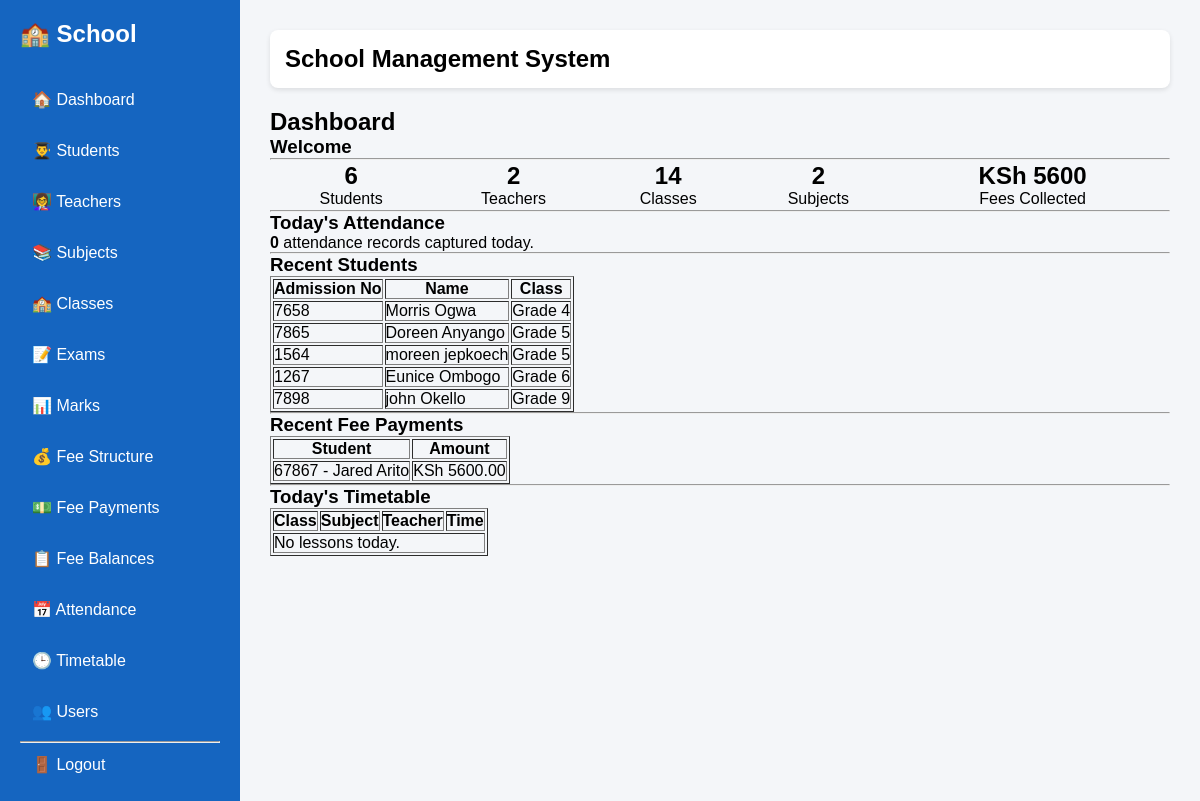
The page / (signed in) on the database as committed earlier.
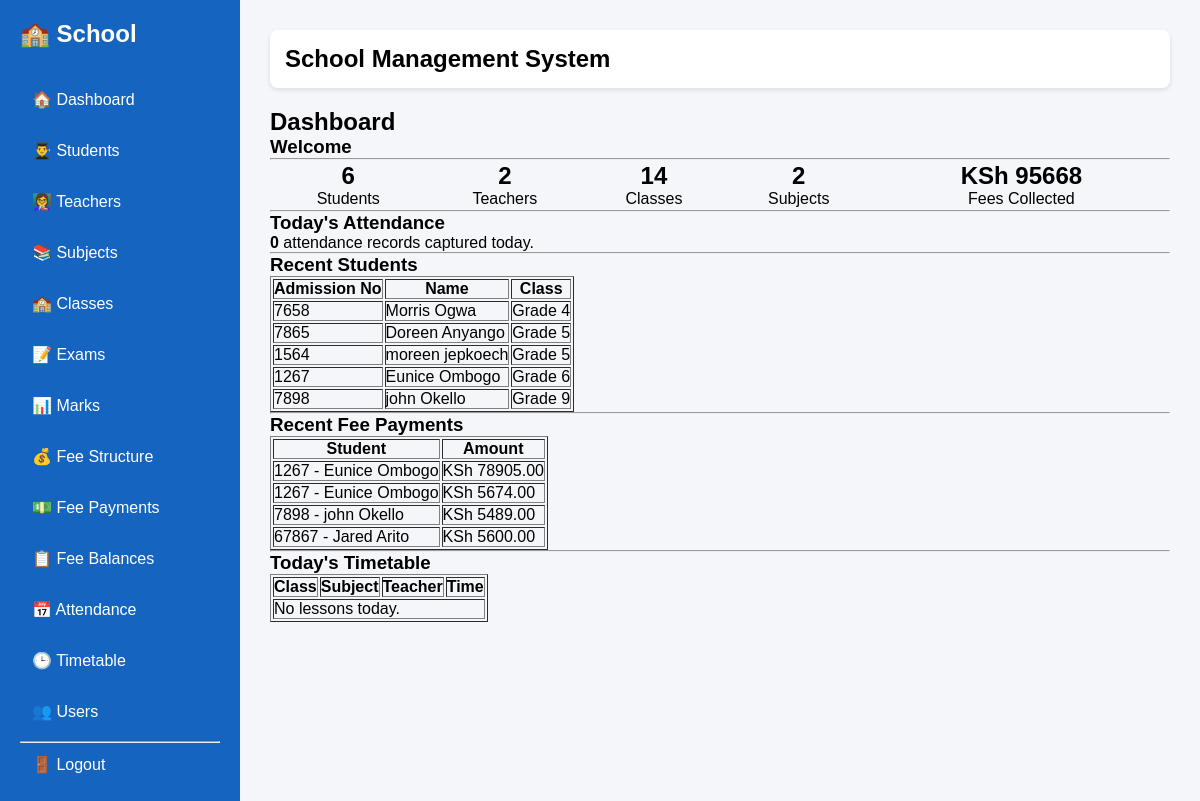
The same page on the database as committed later.
### students/models.py (models this page shows, shortened)
class Student(models.Model):
    admission_number = models.CharField(max_length=20, unique=True)
    first_name = models.CharField(max_length=100)
    last_name = models.CharField(max_length=100)
    gender = models.CharField(
        max_length=10,
        choices=[
            ("Male", "Male"),
            ("Female", "Female"),
        ],
    )
    date_of_birth = models.DateField()
    school_class = models.ForeignKey(
        SchoolClass,
        on_delete=models.SET_NULL,
        null=True,
        blank=True,
        related_name="students",
    )
    parent_name = models.CharField(max_length=100)
    phone = models.CharField(max_length=20)
    def __str__(self):
        return f"{self.admission_number} - {self.first_name} {self.last_name}"

class SchoolClass(models.Model):
    name = models.CharField(max_length=50, unique=True)
    class_teacher = models.ForeignKey(
        Teacher,
        on_delete=models.SET_NULL,
        null=True,
        blank=True,
        related_name="class_teacher_for",
    )
    def __str__(self):
        return self.name

class FeePayment(models.Model):
    student = models.ForeignKey(
        Student,
        on_delete=models.CASCADE,
    )
    payment_date = models.DateField(auto_now_add=True)
    amount_paid = models.DecimalField(
        max_digits=10,
        decimal_places=2,
    )
    receipt_number = models.CharField(
        max_length=50,
        unique=True,
    )
    mpesa_receipt = models.CharField(
        max_length=30,
        blank=True,
        null=True,
    )
    phone_number = models.CharField(
        max_length=20,
        blank=True,
        null=True,
    )
    payment_method = models.CharField(
        max_length=20,
        default="Cash",
    )

### students/views.py (the view)
# urls.py: path("", views.home, name="home"),
@login_required
def home(request):
    school = SchoolProfile.objects.first()
    total_students = Student.objects.count()
    total_teachers = Teacher.objects.count()
    total_classes = SchoolClass.objects.count()
    total_subjects = Subject.objects.count()
    total_fee_paid = (
        FeePayment.objects.aggregate(
            total=Sum("amount_paid")
        )["total"] or 0
    )
    attendance_today = Attendance.objects.filter(
        date=date.today()
    ).count()
    upcoming_exams = Exam.objects.order_by("-year", "term")[:5]
    recent_students = Student.objects.order_by("-id")[:5]
    recent_payments = FeePayment.objects.order_by("-id")[:5]
    today_timetable = Timetable.objects.filter(
        day=date.today().strftime("%A")
    )
    context = {
        "school": school,
        "total_students": total_students,
        "total_teachers": total_teachers,
        "total_classes": total_classes,
        "total_subjects": total_subjects,
        "total_fee_paid": total_fee_paid,
        "attendance_today": attendance_today,
        "upcoming_exams": upcoming_exams,
        "recent_students": recent_students,
        "recent_payments": recent_payments,
        "today_timetable": today_timetable,
    }
    return render(request, "students/home.html", context)

### templates/students/home.html
{% extends "base.html" %}
{% block content %}
<h2>Dashboard</h2>
<h3>Welcome{% if user.first_name %}, {{ user.first_name }}{% endif %}</h3>
<hr>
<table width="100%">
<tr>
<td align="center">
<h2>{{ total_students }}</h2>
Students
</td>
<td align="center">
<h2>{{ total_teachers }}</h2>
Teachers
</td>
<td align="center">
<h2>{{ total_classes }}</h2>
Classes
</td>
<td align="center">
<h2>{{ total_subjects }}</h2>
Subjects
</td>
<td align="center">
<h2>KSh {{ total_fee_paid }}</h2>
Fees Collected
</td>
</tr>
</table>
<hr>
<h3>Today's Attendance</h3>
<p>
<b>{{ attendance_today }}</b>
attendance records captured today.
</p>
<hr>
<h3>Recent Students</h3>
<table border="1" cellpadding="6">
<tr>
<th>Admission No</th>
<th>Name</th>
<th>Class</th>
</tr>
{% for student in recent_students %}
<tr>
<td>{{ student.admission_number }}</td>
<td>{{ student.first_name }} {{ student.last_name }}</td>
<td>{{ student.school_class }}</td>
</tr>
{% empty %}
<tr>
<td colspan="3">
No students found.
</td>
</tr>
{% endfor %}
</table>
<hr>
<h3>Recent Fee Payments</h3>
<table border="1" cellpadding="6">
<tr>
<th>Student</th>
<th>Amount</th>
</tr>
{% for payment in recent_payments %}
<tr>
<td>{{ payment.student }}</td>
<td>KSh {{ payment.amount_paid }}</td>
</tr>
{% empty %}
<tr>
<td colspan="2">
No payments.
</td>
</tr>
{% endfor %}
</table>
<hr>
<h3>Today's Timetable</h3>
<table border="1" cellpadding="6">
<tr>
<th>Class</th>
<th>Subject</th>
<th>Teacher</th>
<th>Time</th>
</tr>
{% for lesson in today_timetable %}
<tr>
<td>{{ lesson.school_class }}</td>
<td>{{ lesson.subject }}</td>
<td>{{ lesson.teacher }}</td>
<td>{{ lesson.start_time }} - {{ lesson.end_time }}</td>
</tr>
{% empty %}
<tr>
<td colspan="4">
No lessons today.
</td>
</tr>
{% endfor %}
</table>
{% endblock %}

Rows that differ between the two databases and show on the page:
added FeePayment: student "1267 - Eunice Ombogo", amount_paid "78905.00"
added FeePayment: student "1267 - Eunice Ombogo", amount_paid "5674.00"
added FeePayment: student "7898 - john Okello", amount_paid "5489.00"
Other text that changed with them:
{{ total_fee_paid }}: "5600" → "95668"
